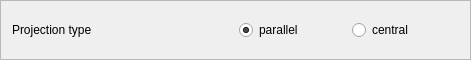
        <widget class="QFrame" name="frameTypeProjection">
         <property name="minimumSize">
          <size>
           <width>471</width>
           <height>41</height>
          </size>
         </property>
         <property name="maximumSize">
          <size>
           <width>16777215</width>
           <height>60</height>
          </size>
         </property>
         <property name="frameShape">
          <enum>QFrame::StyledPanel</enum>
         </property>
         <property name="frameShadow">
          <enum>QFrame::Raised</enum>
         </property>
         <layout class="QHBoxLayout" name="horizontalLayout_5">
          <item>
           <widget class="QLabel" name="labelProjectionTypeText">
            <property name="minimumSize">
             <size>
              <width>120</width>
              <height>20</height>
             </size>
            </property>
            <property name="styleSheet">
             <string notr="true"/>
            </property>
            <property name="text">
             <string>Projection type</string>
            </property>
           </widget>
          </item>
          <item>
           <layout class="QHBoxLayout" name="horizontalLayoutParallelCentral">
            <item>
             <widget class="QRadioButton" name="radioButtonParallel">
              <property name="text">
               <string>parallel </string>
              </property>
              <property name="checked">
               <bool>true</bool>
              </property>
             </widget>
            </item>
            <item>
             <widget class="QRadioButton" name="radioButtonCentral">
              <property name="text">
               <string>central</string>
              </property>
             </widget>
            </item>
           </layout>
          </item>
         </layout>
        </widget>
